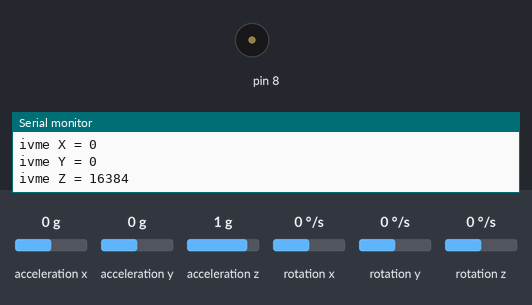
The sketch below on a simulated Arduino Uno, built with avr-gcc and run on an emulated ATmega328P. Shown: buzzer (waves = sounding), the last lines printed to the serial monitor. The test bench sets the inputs (shaded band); at power-on: acceleration x 0 g, acceleration y 0 g, acceleration z 1 g, rotation x 0 °/s, rotation y 0 °/s, rotation z 0 °/s.

Above: at 1.0 s.
At 5.4 s:
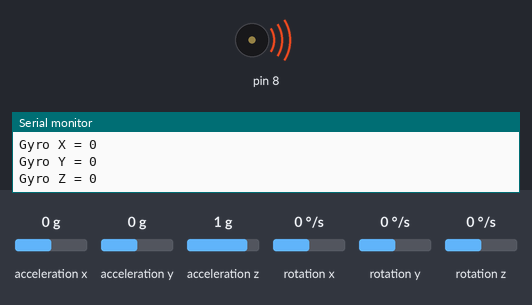
Timing chart, 0 to 7.0 s (numbered marks = the images above):
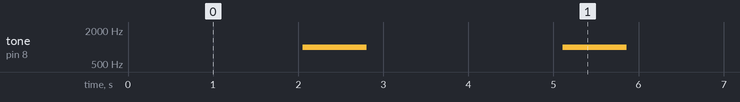

The sketch:

Deprem_Sarsinti_Algilayici.ino
```cpp
#include <MPU6050.h>
#include <Wire.h>

MPU6050 mpu;


int angle_x, angle_y, angle_z, offset_x, offset_y, offset_z;

void setup() {

  Serial.begin(9600);
  Wire.begin();
  mpu.initialize();
}

void loop() {
  mpu.getAcceleration(&angle_x, &angle_y, &angle_z);
  mpu.getRotation(&offset_x, &offset_y, &offset_z);

  delay(500);
  Serial.print("ivme X = ");
  Serial.println(angle_x);

  Serial.print("ivme Y = ");
  Serial.println(angle_y);

  Serial.print("ivme Z = ");
  Serial.println(angle_z);
delay(500);
  Serial.print("Gyro X = ");
  Serial.println(offset_x);

  Serial.print("Gyro Y = ");
  Serial.println(offset_y);

  Serial.print("Gyro Z = ");
  Serial.println(offset_z);
  digitalWrite(10, LOW);
  digitalWrite(11, LOW);
  digitalWrite(9, HIGH);


  if(angle_x>3000 || angle_x<100)
    {
        digitalWrite(9, LOW);
        digitalWrite(10, LOW);
        digitalWrite(11, HIGH);
        delay(1000); // Wait for 1000 millisecond(s)
        digitalWrite(10, LOW);
        delay(50); // Wait for 1000 millisecond(s
        tone(8,1000);
        delay(750);
        noTone(8);
        delay(250);

    }
    else if(angle_x>1500 && angle_x<3000)
    {
        digitalWrite(9, LOW);
        digitalWrite(11, LOW);
        digitalWrite(10, HIGH);
        delay(750); // Wait for 1000 millisecond(s)
        digitalWrite(11, LOW);
        delay(50); // Wait for 1000 millisecond(s
        tone(8,1000);
        delay(250);
        noTone(8);
        delay(50);
    }
}
```

Measured:
- by itself, tone on pin 8: alternates 1000 Hz for 0.75 s and silent for 2.3 s
